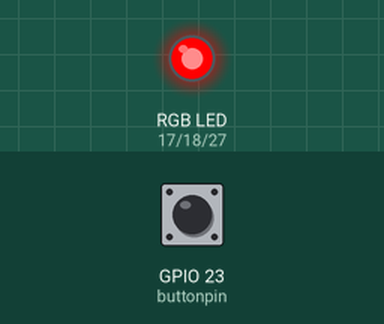
Recording of a program running on a simulated Raspberry Pi (BCM pin numbers). Shown: an RGB LED mixed from three pins (HIGH = lit). Inputs (shaded band) come from the test bench; at power-on: GPIO 23 (buttonpin) HIGH. What the program prints to the terminal is not drawn.

Above: at 1.2 s.
1.3 s: GPIO 23 (buttonpin) pulled LOW for 1 s
Timing chart, 0 to 1.8 s (numbered marks = the images above; inputs shaded):
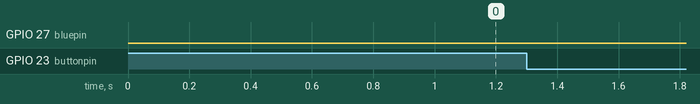

The program:

button.py
```python
#!/usr/bin/env python
# Raspberry Pi Zero Cookbook
# Chapter 8
# Detecting Pushbutton Inputs
import time
import RPi.GPIO as GPIO
GPIO.setmode(GPIO.BCM)
#LED output pins
redpin=17
greenpin=18
bluepin=27
#Pushbutton input pin
buttonpin=23
#Configure inputs and outputs
GPIO.setup(redpin, GPIO.OUT)
GPIO.setup(greenpin, GPIO.OUT)
GPIO.setup(bluepin, GPIO.OUT)
GPIO.setup(buttonpin, GPIO.IN, pull_up_down=GPIO.PUD_UP)
def main():
        print "Press Button to Change Color"
        counter=1
        rgblight(1,0,0)
        while True:
                if GPIO.input(buttonpin)==False:
                        counter+=1
                        colorcycle(counter%9)
def colorcycle(bincolor):
        print bincolor
        rgb=list(bin(bincolor).replace("0b",""))
        if (len(rgb)==1):
                rgblight(0,0,1)
        if (len(rgb)==2):
                rgblight(0,int(rgb[0]),int(rgb[1]))
        if (len(rgb)==3):
                rgblight(int(rgb[0]),int(rgb[1]),int(rgb[2]))
def rgblight(r,g,b):
        GPIO.output(redpin,r)
        GPIO.output(greenpin,g)
        GPIO.output(bluepin,b)
if __name__== '__main__':
        main()
```
